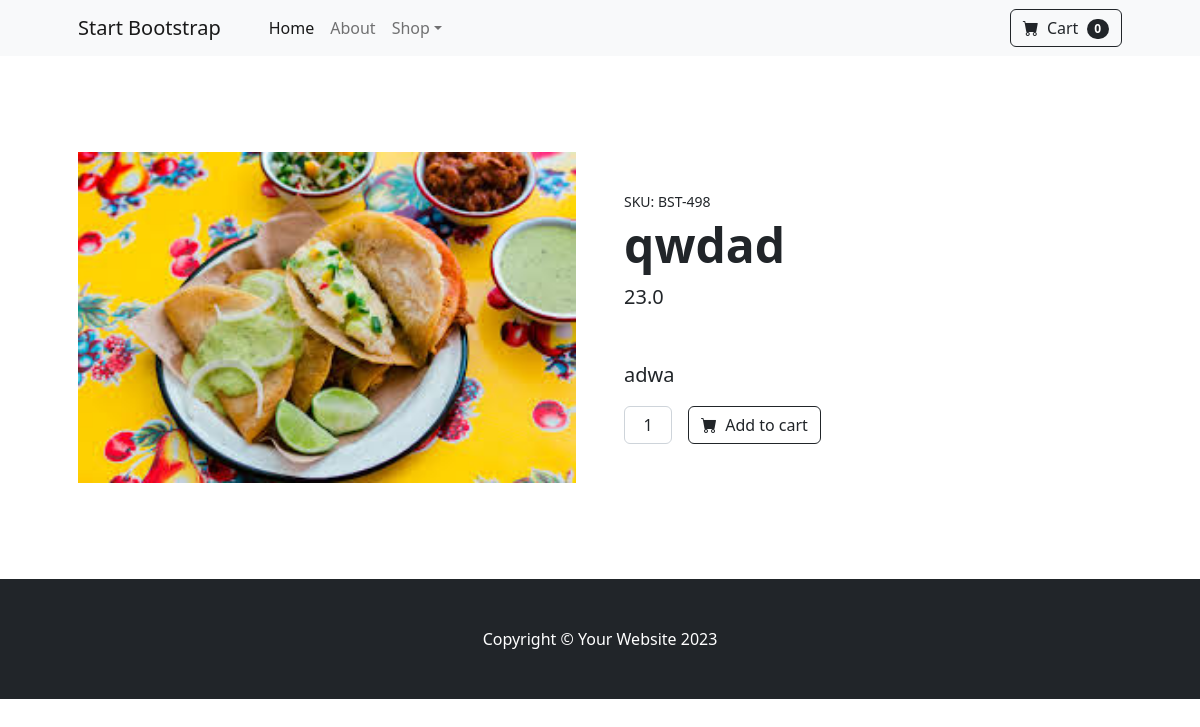
Page /product/6 on the committed database.
### menu/models.py (models this page shows)
class Product(models.Model):
    title = models.CharField(max_length=100)
    description = models.TextField()
    price = models.FloatField(null=True)
    image = models.ImageField(upload_to='menu_photos', blank=True)
    created = models.DateTimeField(auto_now_add=True)
    modified = models.DateTimeField(auto_now_add=True)
    def __str__(self):             #esto se hace para que en /admin aparezca el nombre del objeto y no "Product object(1)""
        return self.title

### menu/views.py (the view)
# urls.py: path('product/<id>', views.product, name="product")
def product(request, id):
    product = Product.objects.get(id=id)
    return render(request, "menu/product.html", {"product": product})

### menu/templates/menu/product.html
{% extends "menu/base.html" %}
{% block content %}
<section class="py-5">
    <div class="container px-4 px-lg-5 my-5">
        <div class="row gx-4 gx-lg-5 align-items-center">
            <div class="col-md-6"><img class="card-img-top mb-5 mb-md-0"
                    src="{{product.image.url}}" alt="" /></div>
            <div class="col-md-6">
                <div class="small mb-1">SKU: BST-498</div>
                <h1 class="display-5 fw-bolder">{{ product }}</h1>
                <div class="fs-5 mb-5">
                    <span>{{ product.price }}</span>
                </div>
                <p class="lead">{{ product.description }}</p>
                <div class="d-flex">
                    <input class="form-control text-center me-3" id="inputQuantity" type="num" value="1"
                        style="max-width: 3rem" />
                    <button class="btn btn-outline-dark flex-shrink-0" type="button">
                        <i class="bi-cart-fill me-1"></i>
                        Add to cart
                    </button>
                </div>
            </div>
        </div>
    </div>
</section>
{% endblock %}

### rows in the picture
Product: image (picture), title "qwdad", price "23.0", description "adwa"
